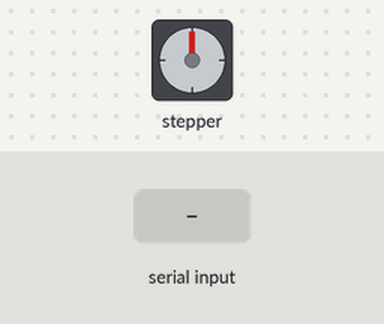
Bench run of a sketch on a simulated Arduino Uno, built with avr-gcc and run on an emulated ATmega328P. On the bench: stepper motor. The inputs (shaded band) are chosen by the test bench. Stepper angles assume 2048 steps per turn; what the sketch prints to the serial monitor is not drawn.

Above: at 1.8 s.
1.9 s: "Lon\n" received over the second serial link
At 2.45 s:
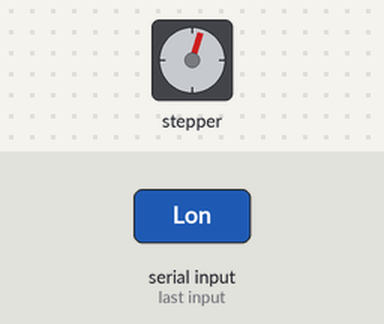
4.9 s: "Be\n" received over the second serial link
7.9 s: "1\n" received over the second serial link
At 9.6 s:
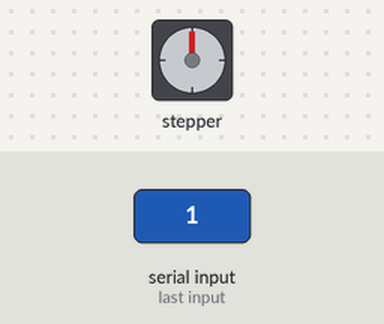
10.5 s: "Be\n" received over the second serial link
At 13.9 s:
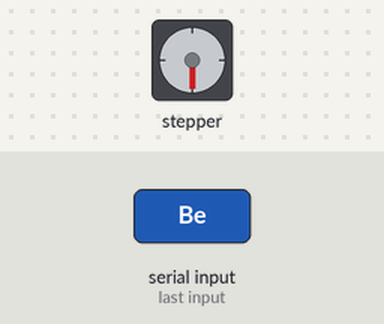
Timing chart, 0 to 14.5 s (numbered marks = the images above; inputs shaded):
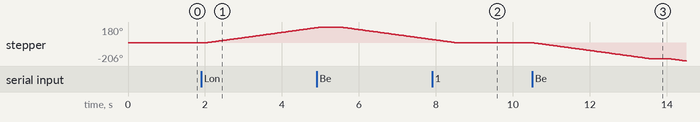

The sketch:

Servo.ino
```cpp
#include <SoftwareSerial.h>
#include <Servo.h>

SoftwareSerial BT(4, 5);

#include <Stepper.h>
#define BUOC 2048
Stepper stepper(BUOC, 8, 10, 9, 11);

String currentState = "";

void setup() {
  stepper.setSpeed(10);
  Serial.begin(9600);
  BT.begin(9600);
  Serial.println("Sẵn sàng nhận lệnh từ HC-05.");
}

void loop() {
  if (BT.available()) {
    String response = BT.readStringUntil('\n');
    response.trim();
    Serial.print("Phản hồi HC-05: ");
    Serial.println(response);
    currentState = response;
  }

  if (currentState == "Lon") {
    stepper.step((180.0 / 360.0) * BUOC);
  }
  else if (currentState == "Be") {
    stepper.step((-180.0 / 360.0) * BUOC);
  }
  delay(500);
}

/*
Cách lắp:
- Module HC-05:
    + TX của HC-05 → chân 4
    + RX của HC-05 ← chân 5
    + VCC → 5V
    + GND → GND

- Động cơ bước 28BYJ-48 + Driver ULN2003:
    + IN1 → chân 8
    + IN2 → chân 9
    + IN3 → chân 10
    + IN4 → chân 11
    + VCC → 5V
    + GND → GND
*/
```

Measured:
- after the input at 1.9 s, stepper: keeps turning clockwise at about 60°/s, starting after 0.10 s
- after the input at 7.9 s, stepper: goes on until 8.5 s, then stays 0°
- after the input at 10.5 s, stepper: turns 180° counter-clockwise in 3.0 s, then 25° counter-clockwise in 0.39 s
